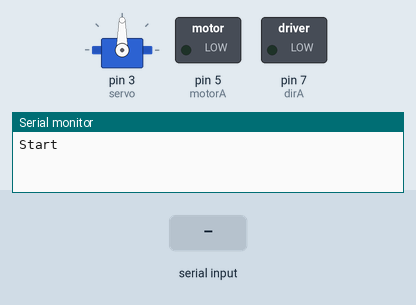
Bench run of a sketch on a simulated Arduino Uno, built with avr-gcc and run on an emulated ATmega328P. Shown: servo, switched loads named in the sketch (green lamp = pin HIGH), the last lines printed to the serial monitor. Inputs (shaded band) come from the test bench.

Above: at 1.2 s.
1.3 s: "F" received over Serial
At 2.2 s:
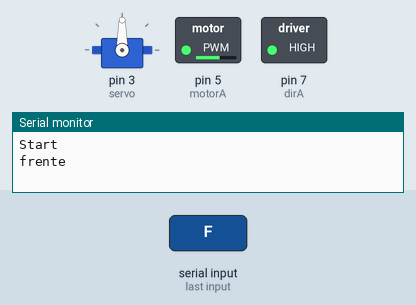
2.8 s: "B" received over Serial
At 3.3 s:
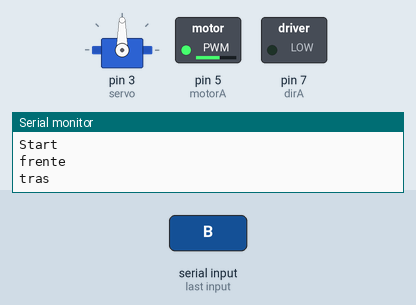
4.3 s: "L" received over Serial
At 4.8 s:
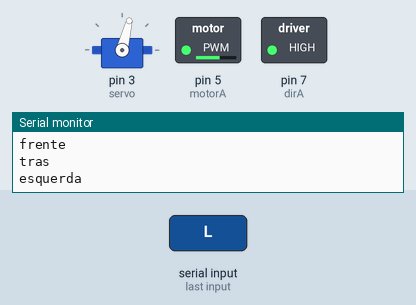
5.9 s: "R" received over Serial
At 6.7 s:
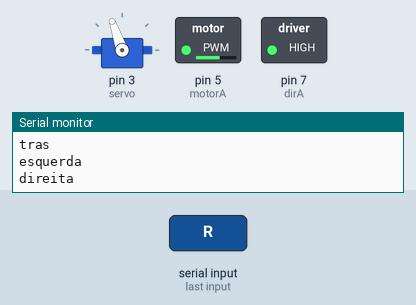
7.5 s: "H" received over Serial
At 8.5 s:
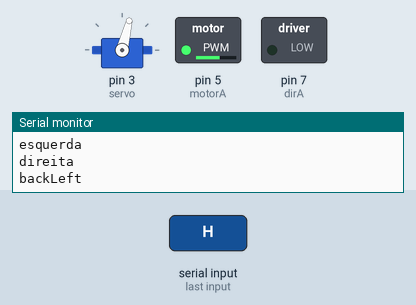
Timing chart, 0 to 10.1 s (numbered marks = the images above; inputs shaded):
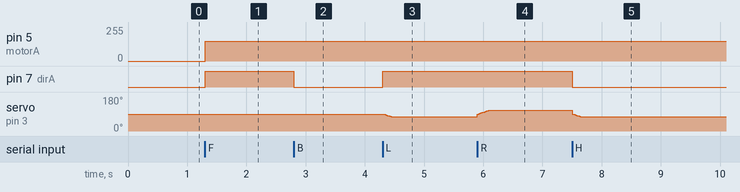

The sketch:

carroserial.ino
```cpp
/*
  comandos:
    - F : para frente
    - B : para tras
    - R : direita
    - L : esuerda
    - S : for OFF

*/
#include <Servo.h>

#define servo 3
const int motorA = 5;
const int dirA = 7;
Servo s;

byte b;
int pos = 90;

// ------------------------------------------------

void setup(){
  Serial.begin(9600);
  Serial.println("Start");

  s.attach(servo);
  pinMode(motorA, OUTPUT);
  pinMode(dirA, OUTPUT);

  s.write(pos);

}


// ------------------------------------------------

void loop(){

  if(Serial.available() > 0){
    b = Serial.read();

    switch(b){
      // Para frente-------------------------------
      case 'F':
       Serial.println("frente");
       digitalWrite(dirA, HIGH); //SENTIDO DE ROTACAO
       analogWrite(motorA, 150); //VELOCIDADE

       break;

      // Para tras-------------------------------
      case 'B':
       Serial.println("tras");
       digitalWrite(dirA, LOW); //SENTIDO DE ROTACAO
       analogWrite(motorA, 150); //VELOCIDADE

       break;

      //  Direita--------------------------------
      case 'L':
        Serial.println("esquerda");
        digitalWrite(dirA, HIGH);
        analogWrite(motorA, 150);
        for(pos = 90;pos > 75; pos--)
        {
            s.write(pos);
            delay(10);
        }
        break;
      // Esquerda------------------------------
      case 'R':
        Serial.println("direita");
        digitalWrite(dirA, HIGH);
        analogWrite(motorA, 150);
        for(pos = 90; pos < 110;pos++)
        {
          s.write(pos);
          delay(10);
        }

         break;
       //------------------------------------------
       case 'H':
      Serial.println("backLeft");
      digitalWrite(dirA, LOW);
      analogWrite(motorA, 150);
      for(pos = 90; pos > 75;pos--)
      {
        s.write(pos);
        delay(10);
      }

       break;


       case 'J':
    Serial.println("backRight");
    digitalWrite(dirA, LOW);
    analogWrite(motorA, 150);
    for(pos = 90; pos < 100;pos++)
    {
      s.write(pos);
      delay(10);
    }
       break;
      // Off------------------------------------
      case 'S':
        analogWrite(motorA, 0); //VELOCIDADE
        s.write(90);
        Serial.println("OFF");
        break;

      default:
        Serial.println("INVALIDO!");
        break;
      }
  }

}
```

Measured:
- after the input at 1.3 s, pin 5 (motorA): 0/255 → 150/255 at once; pin 7 (dirA): LOW → HIGH at once
- after the input at 2.8 s, pin 7 (dirA): HIGH → LOW at once
- after the input at 4.3 s, pin 7 (dirA): LOW → HIGH at once; servo on pin 3 (servo): 90° → 76° at once
- after the input at 5.9 s, servo on pin 3 (servo): moves from 76° to 109° over 0.19 s, starting at once
- after the input at 7.5 s, pin 7 (dirA): HIGH → LOW at once; servo on pin 3 (servo): 109° → 76° at once
